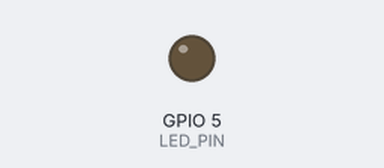
Bench run of a sketch on a simulated ESP32. On the bench: output pins drawn as LEDs (lit = HIGH).

Above: at 0.05 s.
At 3.5 s:
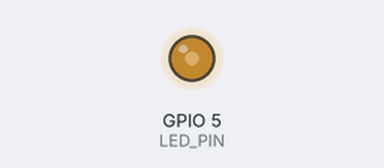
At 7.0 s:
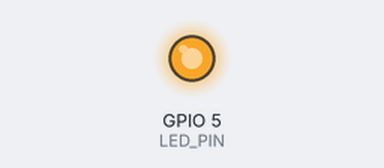
Timing chart, 0 to 9.1 s (numbered marks = the images above):
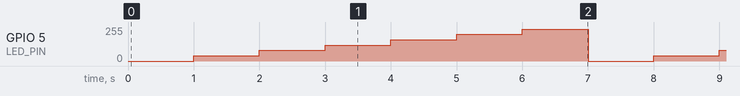

Measured:
- by itself, GPIO 5 (LED_PIN): repeats every 7.0 s: 80/255 1.0 s, 120/255 1.0 s, 160/255 1.0 s, 200/255 1.0 s, 240/255 1.0 s, 0/255 1.0 s, 40/255 1.0 s

The sketch:

L1_PWM.ino
```cpp
/*
  PWN example for ESP32

  https://www.arduino.cc/en/Tutorial/BuiltInExamples/Blink
*/

int LED_PIN = 5;

// the setup function runs once when you press reset or power the board
void setup() {
  // initialize digital pin LED_PIN as an output.
  pinMode(LED_PIN, OUTPUT);
}

// the loop function runs over and over again forever
void loop() {
  for(int i=0; i<=255; i+=40){
    analogWrite(LED_PIN, i);
    delay(1000);
  }
}
```
